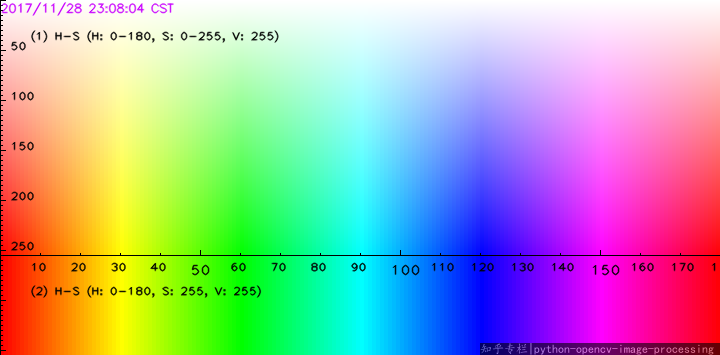
#> input picture HSV.png, 720 x 355 px, given in place of the camera
$ python trackbardetector.py
#> lines starting #> are read from the running program, lines starting #| are printed output that depends on the picture; after the words box and inside, x2 and y2 are one past the last pixel; in counts of white or black regions, pixels touching at a corner belong together
import cv2
import numpy as np

def callback(x):
    pass

cap = cv2.VideoCapture(0)
cv2.namedWindow('image')

ilowH = 0
ihighH = 179

ilowS = 0
ihighS = 255
ilowV = 0
ihighV = 255

# create trackbars for color change
cv2.createTrackbar('lowH','image',ilowH,179,callback)
#> slider 'lowH' is set to 35
cv2.createTrackbar('highH','image',ihighH,179,callback)

cv2.createTrackbar('lowS','image',ilowS,255,callback)
#> slider 'lowS' is set to 51
cv2.createTrackbar('highS','image',ihighS,255,callback)

cv2.createTrackbar('lowV','image',ilowV,255,callback)
#> slider 'lowV' is set to 51
cv2.createTrackbar('highV','image',ihighV,255,callback)


while True:
    # grab the frame
    ret, frame = cap.read()
#> frame is the input picture: shape (355, 720, 3); mean B, G, R 170.7, 171.1, 169.8

    # get trackbar positions
    ilowH = cv2.getTrackbarPos('lowH', 'image')
    ihighH = cv2.getTrackbarPos('highH', 'image')
    ilowS = cv2.getTrackbarPos('lowS', 'image')
    ihighS = cv2.getTrackbarPos('highS', 'image')
    ilowV = cv2.getTrackbarPos('lowV', 'image')
    ihighV = cv2.getTrackbarPos('highV', 'image')

    hsv = cv2.cvtColor(frame, cv2.COLOR_BGR2HSV)
#> hsv: shape (355, 720, 3); mean H, S, V 89.4, 162.1, 249.9
    lower_hsv = np.array([ilowH, ilowS, ilowV])
    higher_hsv = np.array([ihighH, ihighS, ihighV])
    mask = cv2.inRange(hsv, lower_hsv, higher_hsv)
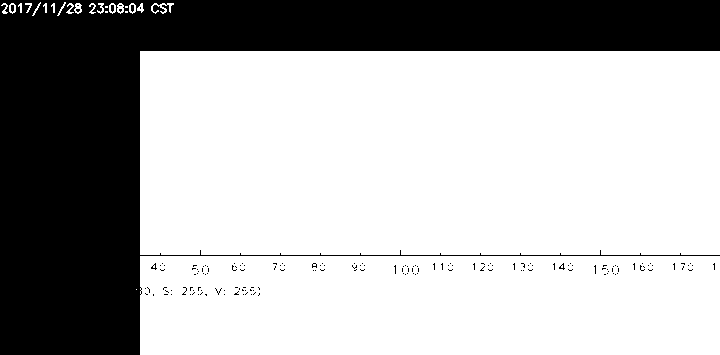
#> mask: shape (355, 720); 68.8% white; 167 black regions (166 under 20 px), largest, box (x1, y1, x2, y2) and area: (0, 0, 720, 355) 79111

    frame = cv2.bitwise_and(frame, frame, mask=mask)
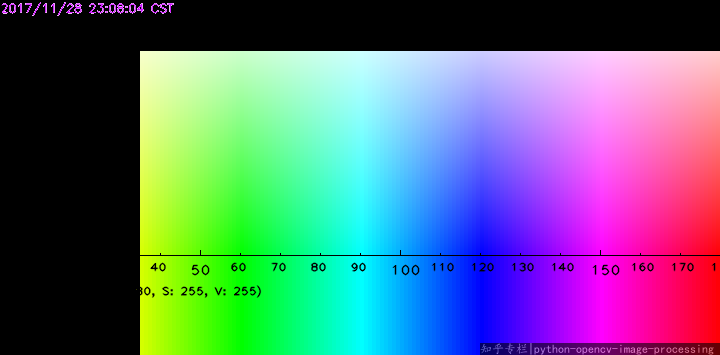
#> frame: shape (355, 720, 3); mean B, G, R 125.8, 109.4, 95.3

    # show thresholded image
    cv2.imshow('image', frame)
    k = cv2.waitKey(1000) & 0xFF # large wait time to remove freezing
#> (key Esc is pressed here)
    if k == 113 or k == 27:
        break
cv2.destroyAllWindows()
cap.release()
